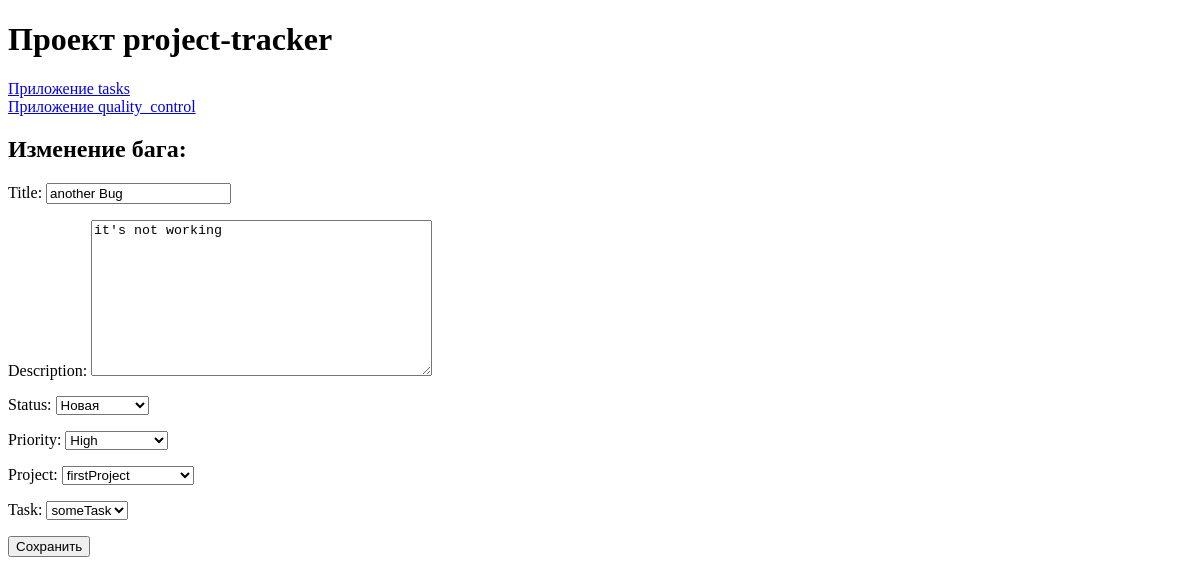
The app's page /quality_control/bugs/2/update/, older data.
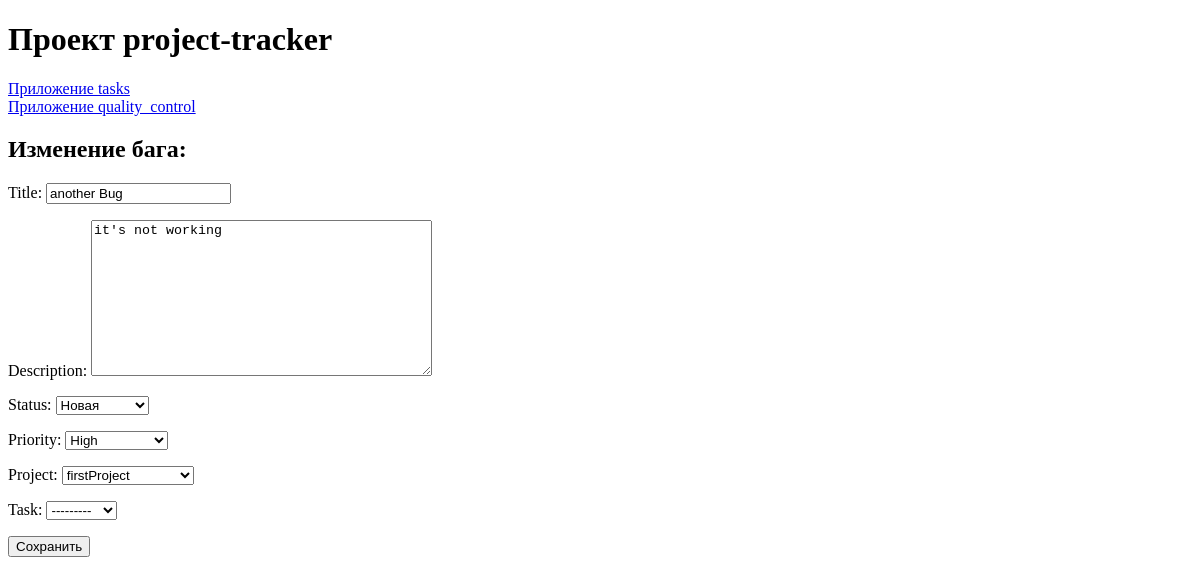
The same page, newer data.
### quality_control/models.py (models this page shows)
class BugReport(models.Model):
    STATUS_CHOICES = [
        ('New', 'Новая'),
        ('In_progress', 'В работе'),
        ('Completed', 'Завершена'),
    ]
    PRIORITY_CHOICES = [
        (0, 'Not important'),
        (1, 'Very low'),
        (2, 'Low'),
        (3, 'Normal'),
        (4, 'High'),
        (5, 'Very High'),
    ]
    title = models.CharField(max_length=100)
    description = models.TextField()
    project = models.ForeignKey(
        Project,
        on_delete=models.CASCADE
    )
    task = models.ForeignKey(
        Task,
        on_delete=models.SET_NULL,
        null=True,
        blank=True
    )
    status = models.CharField(
        max_length=50,
        choices=STATUS_CHOICES,
        default='New',
    )
    priority = models.IntegerField(
        choices=PRIORITY_CHOICES,
        default=0,
    )
    created_at = models.DateTimeField(auto_now_add=True)
    updated_at = models.DateTimeField(auto_now=True)

### quality_control/views.py (the view)
# urls.py: path('bugs/<int:bug_id>/update/', views.BugUpdateView.as_view(), name='update_bug'),
class BugUpdateView(UpdateView):
    model = BugReport
    form_class = BugReportForm
    template_name = 'quality_control/bug_update.html'
    pk_url_kwarg = 'bug_id'
    success_url = reverse_lazy('quality_control:bugs_list')

### quality_control/forms.py
class BugReportForm(forms.ModelForm):
    class Meta:
        model = BugReport
        fields = ['title', 'description', 'status', 'priority', 'project', 'task']

### tasks/models.py (called while the page is built)
    def __str__(self):
        return self.name

    def __str__(self):
        return self.name

### quality_control/templates/quality_control/bug_update.html (shortened to what this page needs)
{% extends 'base/base.html' %}
{% block content %}
<h2>Изменение бага: {{ bud.name }}</h2>
    <form method="post">
        {{ form.as_p }}
        <button type="submit">Сохранить</button>
    </form>
{% endblock %}

Row changes from the older to the newer data that the page shows:
changed BugReport "another Bug": task "someTask" → "---------"
